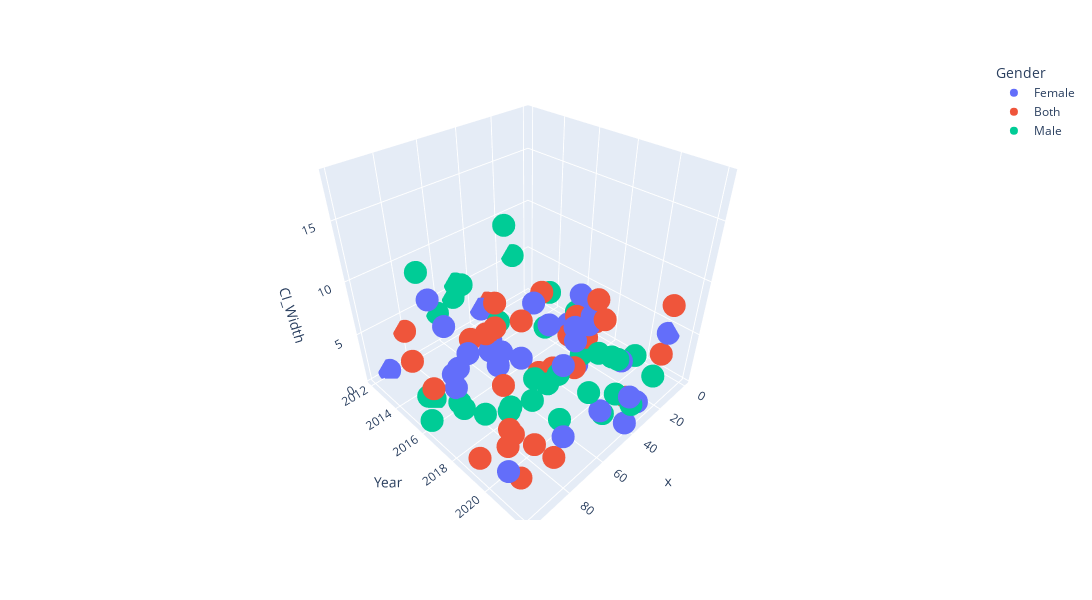

The notebook cell this image was saved under:
### Code cell
fig = px.scatter_3d(
            data_frame= data2.head(100),
            x = data2.head(100).index,
            y = "Year",
            z = "CI_Width",
            color = "Gender",
            width= 1200,
            height= 600,
            hover_data= ["Country", "Age_Group"]
)

fig.show()

### Figure 1 — Plotly figure (JSON) as saved in the notebook; plotly's stock layout.template omitted (floating-point values rounded to 4 significant figures)
{"data": [{"customdata": [["Gabon", "Adult"], ["Sierra Leone", "Adult"], ["Vanuatu", "Adult"], ["Cook Islands", "Adult"], ["Venezuela, Bolivarian Republic of", "Adult"], ["Cyprus", "Adult"], ["Niue", "Adult"], ["Peru", "Adult"], ["Honduras", "Adult"], ["Afghanistan", "Adult"], ["Myanmar", "Adult"], ["Kiribati", "Adult"], ["Palau", "Adult"], ["Lithuania", "Adult"], ["United Kingdom", "Adult"], ["Ecuador", "Adult"], ["Greece", "Adult"], ["Australia", "Adult"], ["Maldives", "Adult"], ["Niue", "Adult"], ["Palestine, State of", "Adult"], ["Bosnia and Herzegovina", "Adult"], ["Algeria", "Adult"], ["Antigua and Barbuda", "Adult"], ["Croatia", "Adult"], ["Sudan", "Adult"], ["Guinea-Bissau", "Adult"], ["Belarus", "Adult"], ["Mongolia", "Adult"], ["Venezuela, Bolivarian Republic of", "Adult"], ["Americas Region", "Adult"], ["Micronesia, Federated States of", "Adult"]], "hovertemplate": "Gender=Female<br>x=%{x}<br>Year=%{y}<br>CI_Width=%{z}<br>Country=%{customdata[0]}<br>Age_Group=%{customdata[1]}<extra></extra>", "legendgroup": "Female", "marker": {"color": "#636efa", "symbol": "circle"}, "mode": "markers", "name": "Female", "scene": "scene", "showlegend": true, "type": "scatter3d", "x": [0, 2, 8, 11, 16, 18, 20, 27, 29, 30, 33, 35, 36, 42, 43, 46, 47, 48, 54, 55, 59, 66, 68, 69, 70, 72, 73, 74, 77, 83, 92, 99], "y": [2021, 2016, 2017, 2016, 2014, 2018, 2020, 2018, 2018, 2018, 2019, 2012, 2022, 2022, 2022, 2014, 2021, 2015, 2017, 2015, 2016, 2013, 2015, 2020, 2021, 2021, 2013, 2015, 2015, 2016, 2012, 2021], "z": [4.105, 3.597, 4.119, 1.163, 2.133, 4.715, 2.272, 0.3841, 3.227, 4.765, 6.342, 1.357, 2.367, 3.668, 1.076, 0.7359, 1.554, 0.8203, 3.076, 1.728, 1.692, 3.454, 2.902, 11.03, 2.126, 9.108, 6.879, 2.008, 1.685, 2.244, 0.3714, 3.202]}, {"customdata": [["Mongolia", "Adult"], ["North Macedonia", "Adult"], ["Honduras", "Adult"], ["Trinidad and Tobago", "Adult"], ["Gambia", "Adult"], ["Low Income", "Adult"], ["Lesotho", "Adult"], ["Congo", "Adult"], ["Algeria", "Adult"], ["Latvia", "Adult"], ["Croatia", "Adult"], ["Tonga", "Adult"], ["Low Income", "Adult"], ["Benin", "Adult"], ["Kyrgyzstan", "Adult"], ["South Africa", "Adult"], ["El Salvador", "Adult"], ["Nauru", "Adult"], ["Paraguay", "Adult"], ["Tanzania, United Republic of", "Adult"], ["Congo, The Democratic Republic of the", "Adult"], ["Korea, Democratic People's Republic of", "Adult"], ["Palestine, State of", "Adult"], ["Chile", "Adult"], ["Nauru", "Adult"], ["Tanzania, United Republic of", "Adult"], ["Turkmenistan", "Adult"], ["Sierra Leone", "Adult"], ["Libya", "Adult"], ["Thailand", "Adult"], ["Bulgaria", "Adult"], ["Saint Kitts and Nevis", "Adult"], ["Argentina", "Adult"]], "hovertemplate": "Gender=Both<br>x=%{x}<br>Year=%{y}<br>CI_Width=%{z}<br>Country=%{customdata[0]}<br>Age_Group=%{customdata[1]}<extra></extra>", "legendgroup": "Both", "marker": {"color": "#EF553B", "symbol": "circle"}, "mode": "markers", "name": "Both", "scene": "scene", "showlegend": true, "type": "scatter3d", "x": [1, 3, 7, 10, 14, 15, 17, 19, 21, 22, 25, 28, 31, 34, 41, 44, 49, 51, 53, 57, 60, 64, 65, 75, 78, 81, 85, 86, 89, 90, 93, 94, 96], "y": [2017, 2021, 2017, 2014, 2018, 2017, 2017, 2022, 2018, 2017, 2014, 2021, 2012, 2013, 2019, 2018, 2014, 2013, 2018, 2015, 2016, 2022, 2017, 2021, 2019, 2012, 2013, 2021, 2020, 2020, 2021, 2016, 2019], "z": [1.414, 2.201, 3.251, 2.818, 6.022, 1.8, 3.612, 9.671, 2.757, 2.058, 0.9214, 0.4843, 1.68, 2.889, 2.858, 2.013, 1.725, 0.4331, 2.612, 3.805, 5.769, 12.93, 1.455, 0.6916, 0.5842, 3.47, 1.736, 3.779, 4.231, 2.663, 1.495, 3.549, 0.7908]}, {"customdata": [["Qatar", "Adult"], ["Uzbekistan", "Adult"], ["United Kingdom", "Adult"], ["Montenegro", "Adult"], ["Lesotho", "Adult"], ["Germany", "Adult"], ["Mongolia", "Adult"], ["Palau", "Adult"], ["South-East Asia Region", "Adult"], ["Italy", "Adult"], ["Malta", "Adult"], ["Jamaica", "Adult"], ["Maldives", "Adult"], ["Bolivia, Plurinational State of", "Adult"], ["Kiribati", "Adult"], ["Malawi", "Adult"], ["Seychelles", "Adult"], ["Singapore", "Adult"], ["Guatemala", "Adult"], ["Netherlands", "Adult"], ["Iraq", "Adult"], ["Trinidad and Tobago", "Adult"], ["Costa Rica", "Adult"], ["American Samoa", "Adult"], ["Grenada", "Adult"], ["Dominican Republic", "Adult"], ["Korea, Democratic People's Republic of", "Adult"], ["Chile", "Adult"], ["Palestine, State of", "Adult"], ["Cyprus", "Adult"], ["Peru", "Adult"], ["Palau", "Adult"], ["Mauritania", "Adult"], ["Tonga", "Adult"], ["South Sudan", "Adult"]], "hovertemplate": "Gender=Male<br>x=%{x}<br>Year=%{y}<br>CI_Width=%{z}<br>Country=%{customdata[0]}<br>Age_Group=%{customdata[1]}<extra></extra>", "legendgroup": "Male", "marker": {"color": "#00cc96", "symbol": "circle"}, "mode": "markers", "name": "Male", "scene": "scene", "showlegend": true, "type": "scatter3d", "x": [4, 5, 6, 9, 12, 13, 23, 24, 26, 32, 37, 38, 39, 40, 45, 50, 52, 56, 58, 61, 62, 63, 67, 71, 76, 79, 80, 82, 84, 87, 88, 91, 95, 97, 98], "y": [2014, 2016, 2016, 2020, 2012, 2019, 2020, 2018, 2022, 2013, 2021, 2020, 2017, 2022, 2021, 2012, 2012, 2021, 2019, 2020, 2012, 2020, 2019, 2018, 2020, 2019, 2019, 2016, 2018, 2017, 2015, 2015, 2016, 2016, 2019], "z": [2.263, 1.973, 0.4362, 1.607, 5.438, 0.7659, 2.793, 1.184, 3.764, 0.5143, 2.016, 5.144, 4.687, 2.626, 0.9726, 5.538, 4.276, 4.65, 3.249, 1.205, 3.503, 6.036, 2.693, 0.7168, 7.248, 3.644, 18.17, 0.5056, 2.212, 1.854, 0.4005, 1.066, 13.83, 0.5638, 15.77]}], "layout": {"height": 600, "legend": {"title": {"text": "Gender"}, "tracegroupgap": 0}, "margin": {"t": 60}, "scene": {"domain": {"x": [0, 1], "y": [0, 1]}, "xaxis": {"title": {"text": "x"}}, "yaxis": {"title": {"text": "Year"}}, "zaxis": {"title": {"text": "CI_Width"}}}, "width": 1200}}
